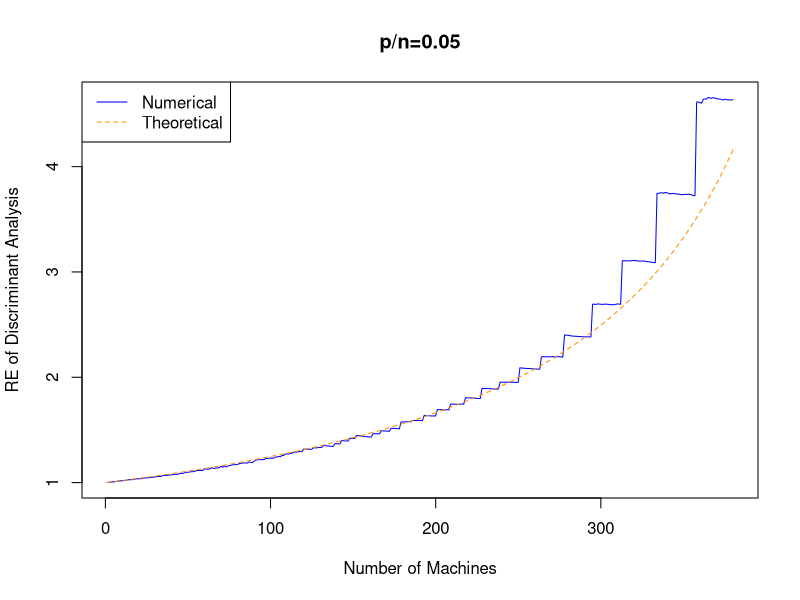
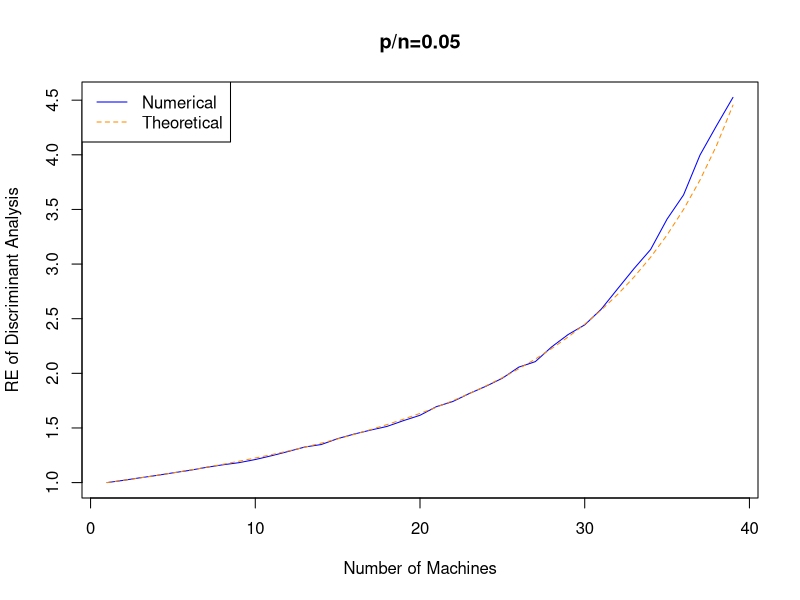

Write the R code that produced these figures, in order. (Note: a time limit stopped this script after it produced the figures.)
library(pracma)

n = 10000
p_arr = c(20, 200, 500, 1000)
m = length(p_arr)

for (j in 1:m) {
  p = p_arr[j]
  #create a test covariance matrix
  set.seed(12345)
  v = runif(p) + 1
  Sigma = diag(v)
  iSigma = solve(Sigma)
  
  #generate a random matrix with prescribed covariance matrix
  data1 = rnorm(n*p/2, 0, 1)
  X1 = matrix(data1, n/2, p) %*% pracma::sqrtm(Sigma)$B
  data2 = rnorm(n*p/2, 1, 1)
  X2 = matrix(data2, n/2, p) %*% pracma::sqrtm(Sigma)$B
  X = rbind(X1, X2)
  
  #whole sample discriminant analysis
  X1_bar = colMeans(X1)
  X2_bar = colMeans(X2)
  Sigma_h = t(X) %*% X / n
  iSigma_h = solve(Sigma_h)
  delta2 = t(X1_bar-X2_bar) %*% iSigma_h %*% (X1_bar-X2_bar)
  
  #distributed sample discriminant analysis
  K = floor(0.8*n/(p+1))
  delta2_dist = c()
  re = c()
  for (k in 1:K) {
    m = floor(n/(2*k))  #sample size of each machine = 
    delta2_l = c()
    for (l in 1:k) {
      X_l = rbind(X1[((l-1)*m+1):(l*m),],X2[((l-1)*m+1):(l*m),])
      X_bar = colMeans(X_l)
      X1_l_bar = colMeans(X1[((l-1)*m+1):(l*m),])
      X2_l_bar = colMeans(X2[((l-1)*m+1):(l*m),])
      Sigma_l_h = t(X_l) %*% X_l / (2*m)
      iSigma_l_h = solve(Sigma_l_h)
      delta2_l[l] = t(X1_bar-X2_bar) %*% iSigma_l_h %*% (X1_bar-X2_bar)
      #delta2_l[l] = t(X1_l_bar-X2_l_bar) %*% iSigma_l_h %*% (X1_l_bar-X2_l_bar)
    }
    delta2_dist[k] = mean(delta2_l)
    re[k] = delta2_dist[k] / delta2
  }
  
  #calculate the ARE_DA
  re_th = c()
  for (k in 1:K) {
    re_th[k] = (n-p) / (n-k*p)
  }

  plot(1:K, re, type = "l", col = "blue", xlab = "Number of Machines", 
       ylab = "RE of Discriminant Analysis", main = "p/n=0.05") 
  lines(1:K, re_th, lty = 2, col = "darkorange")
  legend("topleft", legend=c("Numerical","Theoretical"), lty=c(1,2), col=c("blue","darkorange"))
}
